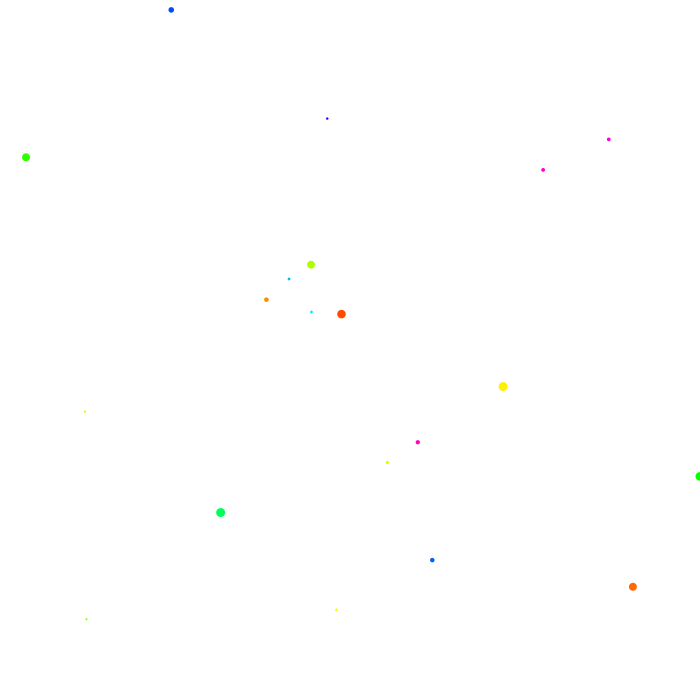
Frame 1 (no input)
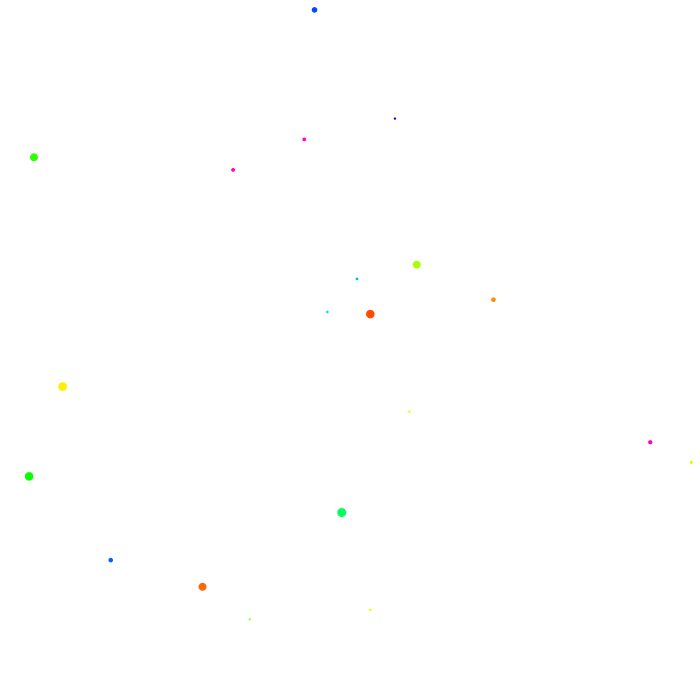
Frame 60 (the mouse pressed at the canvas centre just before this capture)
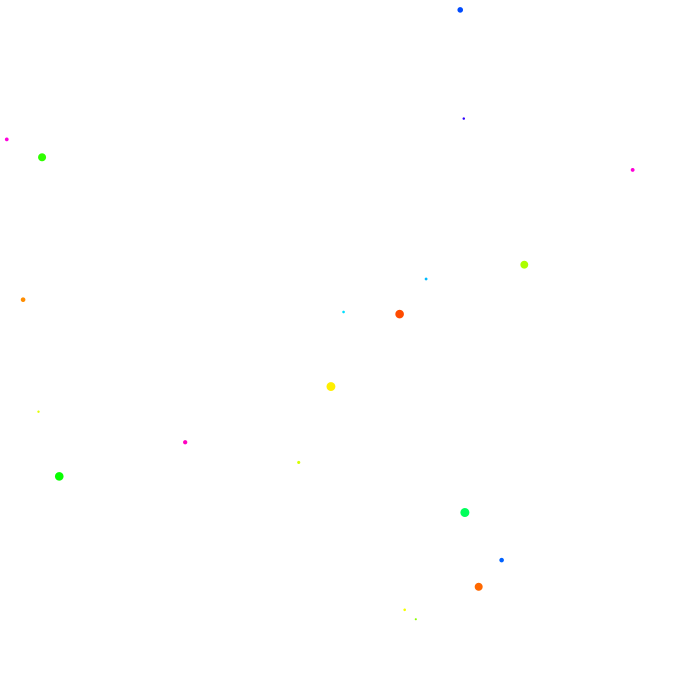
Frame 120 (the mouse held since frame 60 and released just before this capture)

The Processing sketch that drew these frames (run headless with seeded random() and noise(); from frame 60 on, the mouse is pressed at the canvas centre):

// Processing sketch: processing_160064
// ── processing_160064.pde

int cantidad=20;
float[] tm = new float[cantidad];
float[] px= new float[cantidad];
float[] py= new float[cantidad];
float[] vl= new float[cantidad];
color[] verde= new color[cantidad];

void setup(){
  size(700,700);
noStroke();
  background(0,0,0);
  colorMode(HSB);
  for(int L=0; L<cantidad; L++){
    px[L]= random(840);
    py[L]= random(654);
    vl[L]= random(0,7);
    tm[L]= random(2,10);
    verde[L]= color(random(255),255,255);
}
}
void draw(){
 background(255,0,255);
  for(int L=0; L<cantidad; L++){
    fill(verde[L]);
ellipse(px[L],py[L],tm[L],tm[L]);
    px[L]= px[L]+vl[L];
    if(px[L]>width){
    px[L]=0;
    }
}
}
